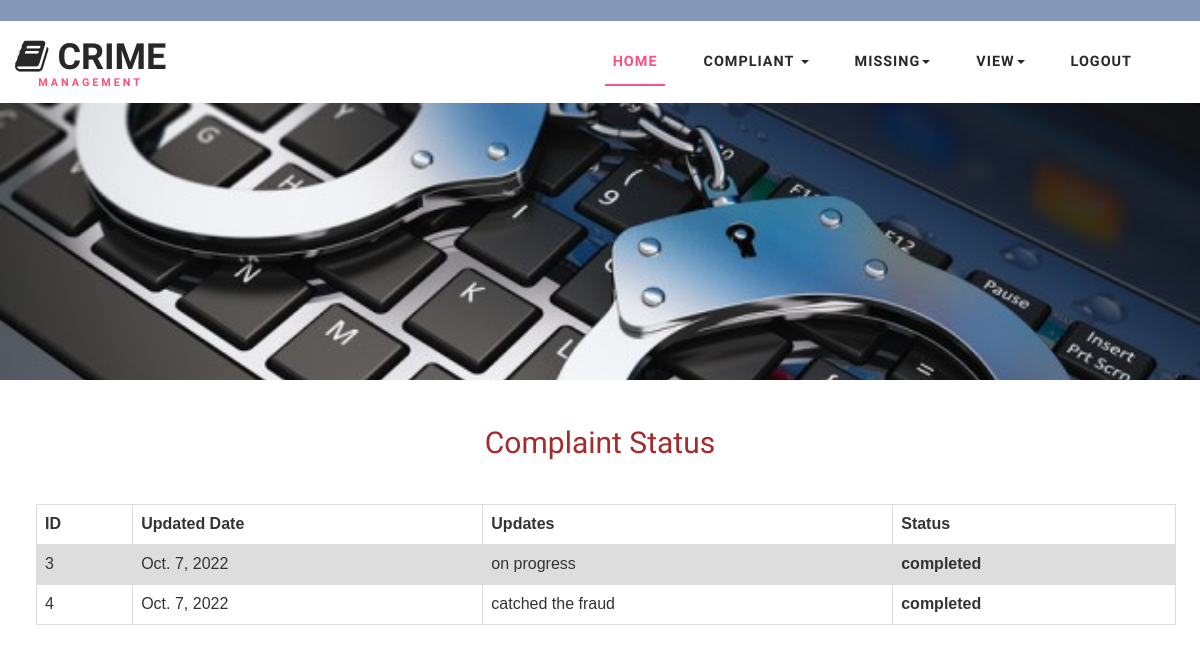
Screenshot of /userviewcomplaintresponse?id=2 with the database file from the repository.
### crimeapp/models.py (models this page shows)
class Complaintupdate(models.Model):
    cid=models.ForeignKey(Complaint,on_delete=models.CASCADE,blank=True,null=True)
    udate=models.DateField(auto_now=True)
    updates=models.CharField(max_length=100)

class Complaint(models.Model):
    sid=models.ForeignKey(Station,on_delete=models.CASCADE,blank=True,null=True)
    pid=models.ForeignKey(Publicuser,on_delete=models.CASCADE,blank=True,null=True)
    comptitle=models.CharField(max_length=100)
    desc=models.CharField(max_length=100)
    identification=models.CharField(max_length=100)
    cdate=models.DateField(auto_now=True)
    status=models.CharField(max_length=100)

### crimeapp/views.py (the view)
# urls.py: path('userviewcomplaintresponse', views.userviewcomplaintresponse),
def userviewcomplaintresponse(request):
    cid=request.GET.get('id')
    data = Complaintupdate.objects.filter(cid__id=cid)
    return render(request, 'userviewcomplaintresponse.html', {'data': data})

### template/userviewcomplaintresponse.html (shortened to what this page needs)
{% extends 'userheader.html' %}
{% block content1 %}
<form method="POST">
<br>
<br>
<h2 align="center" style="color:brown"> Complaint Status</h2>
<br>
<br>
<table align="center">
    {% if data %}
   <tr>
    <th>ID</th>
    <th>Updated Date</th>
    <th>Updates</th>
    <th>Status</th>
   </tr>
    {% for x in data %}
    <tr>
        <td>{{x.id}}</td>
        <td>{{x.udate}}</td>
        <td>{{x.updates}}</td>
        <th>{{x.cid.status}}</th>
    </tr>
    {% endfor %}
    {% else %}
   <center><h1>No Data Found</h1></center>
    {% endif %}
</table>
{% endblock %}

### static/css/style.css (style rules this page uses)
html, body { margin: 0; font-size: 100%; background: #fff; font-family: 'Work Sans', sans-serif; }
h1, h2, h3, h4, h5, h6 { margin: 0; font-family: 'Work Sans', sans-serif; }

### template/userviewcomplaintresponse.html (style rules this page uses)
table { font-family: arial, sans-serif; border-collapse: collapse; width: 95%; margin-left: 3%; border: #000000; }
td, th { border: 1px solid #dddddd; text-align: left; padding: 8px; }
tr:nth-child(even) { background-color: #dddddd; }

### rows the page displays
Complaintupdate: id "3", udate "Oct. 7, 2022", updates "on progress", cid.status "completed"
Complaintupdate: id "4", udate "Oct. 7, 2022", updates "catched the fraud", cid.status "completed"
